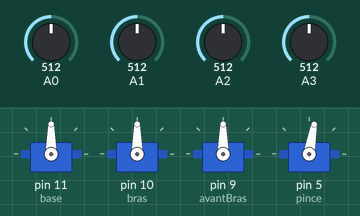
Simulated run of this sketch. Board: Arduino Uno, built with avr-gcc and run on an emulated ATmega328P. Parts: 4 × servo. The inputs (shaded band) are chosen by the test bench; at power-on: A0 = 512, A2 = 512, A1 = 512, A3 = 512.

Above: at 1.2 s.
1.3 s: A0 set to 593
2.8 s: A0 set to 607
At 4.0 s:
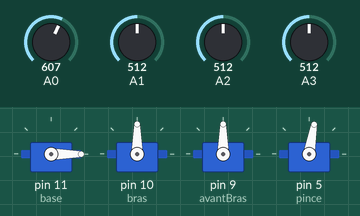
4.6 s: A2 set to 592
6.1 s: A2 set to 618
At 6.57 s:
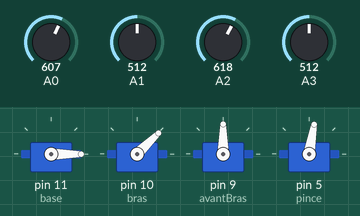
At 7.5 s:
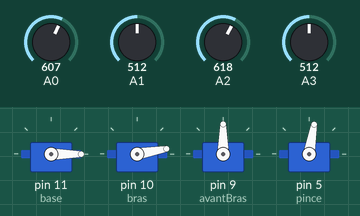
8.4 s: A1 set to 591
9.9 s: A1 set to 615
At 10.3 s:
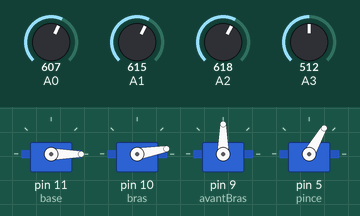
Timing chart, 0 to 12.4 s (numbered marks = the images above; inputs shaded):
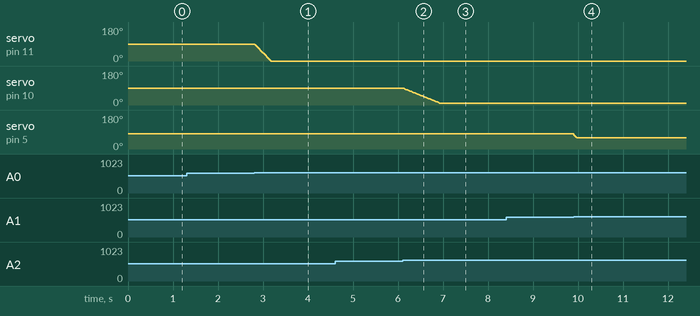

Measured:
- the behaviour switches between 600 and 601 on A0 (found by bisection; images 0 and 1)
- the behaviour switches between 600 and 601 on A2 (found by bisection; images 1 and 2)
- the behaviour switches between 600 and 601 on A1 (found by bisection; images 3 and 4)
- after the input at 1.3 s, every drawn part: stays the same
- after the input at 2.8 s, servo on pin 11 (base): moves from 90° to 0° over 0.35 s, starting at once
- after the input at 4.6 s, every drawn part: stays the same
- after the input at 6.1 s, servo on pin 10 (bras): moves from 90° to 10° over 0.81 s, starting at once
- after the input at 8.4 s, every drawn part: stays the same
- after the input at 9.9 s, servo on pin 5 (pince): 80° → 60° at once

The sketch:

Robot_Arm.ino
```cpp
#include <Servo.h>

// Définition des 4 servos
Servo base, bras, avantBras, pince;

// Positions initiales
int pBase = 90, pBras = 90, pAvantBras = 90, pPince = 80;

void setup() {
  // On utilise les pins standards des Shields Joystick
  base.attach(11);      // Base
  bras.attach(10);      // Bras
  avantBras.attach(9);   // Avant-bras
  pince.attach(5);      // Pince

  // Initialisation rapide
  base.write(pBase);
  bras.write(pBras);
  avantBras.write(pAvantBras);
  pince.write(pPince);
}

void loop() {
  // Lecture des 2 Joysticks (A0, A1 = Gauche | A2, A3 = Droite)
  int lx = analogRead(A0);
  int ly = analogRead(A1);
  int rx = analogRead(A2);
  int ry = analogRead(A3);

  // --- VITESSE AUGMENTÉE (+5 au lieu de +2) ---

  // Joystick Gauche : Base et Pince
  if(lx < 400) pBase = min(180, pBase + 5);
  else if(lx > 600) pBase = max(0, pBase - 5);

  if(ly < 400) pPince = min(150, pPince + 6);
  else if(ly > 600) pPince = max(60, pPince - 6);

  // Joystick Droite : Bras et Avant-bras
  if(rx < 400) pBras = min(170, pBras + 5);
  else if(rx > 600) pBras = max(10, pBras - 2); // Moins vite en descente pour la sécurité

  if(ry < 400) pAvantBras = min(170, pAvantBras + 5);
  else if(ry > 600) pAvantBras = max(10, pAvantBras - 5);

  // Envoi immédiat des ordres
  base.write(pBase);
  pince.write(pPince);
  bras.write(pBras);
  avantBras.write(pAvantBras);

  // DÉLAI RÉDUIT (20ms au lieu de 40ms ou 50ms)
  delay(20);
}
```
